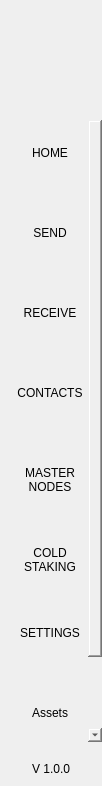
<?xml version="1.0" encoding="UTF-8"?>
<ui version="4.0">
 <class>NavMenuWidget</class>
 <widget class="QWidget" name="NavMenuWidget">
  <property name="geometry">
   <rect>
    <x>0</x>
    <y>0</y>
    <width>102</width>
    <height>786</height>
   </rect>
  </property>
  <property name="windowTitle">
   <string>Form</string>
  </property>
  <property name="styleSheet">
   <string notr="true">padding:0px;
border:none;
margin:0px;</string>
  </property>
  <layout class="QVBoxLayout" name="verticalLayout">
   <property name="spacing">
    <number>0</number>
   </property>
   <property name="leftMargin">
    <number>0</number>
   </property>
   <property name="topMargin">
    <number>0</number>
   </property>
   <property name="rightMargin">
    <number>0</number>
   </property>
   <property name="bottomMargin">
    <number>0</number>
   </property>
   <item>
    <widget class="QWidget" name="navContainer_2" native="true">
     <layout class="QVBoxLayout" name="navContainer" stretch="0,0,0,0">
      <property name="spacing">
       <number>0</number>
      </property>
      <property name="leftMargin">
       <number>0</number>
      </property>
      <property name="topMargin">
       <number>0</number>
      </property>
      <property name="rightMargin">
       <number>0</number>
      </property>
      <property name="bottomMargin">
       <number>10</number>
      </property>
      <item>
       <widget class="QPushButton" name="imgLogo">
        <property name="minimumSize">
         <size>
          <width>0</width>
          <height>120</height>
         </size>
        </property>
        <property name="focusPolicy">
         <enum>Qt::NoFocus</enum>
        </property>
        <property name="text">
         <string/>
        </property>
        <property name="iconSize">
         <size>
          <width>64</width>
          <height>64</height>
         </size>
        </property>
       </widget>
      </item>
      <item>
       <widget class="QScrollArea" name="scrollAreaNav">
        <property name="sizePolicy">
         <sizepolicy hsizetype="Expanding" vsizetype="Expanding">
          <horstretch>0</horstretch>
          <verstretch>0</verstretch>
         </sizepolicy>
        </property>
        <property name="minimumSize">
         <size>
          <width>0</width>
          <height>0</height>
         </size>
        </property>
        <property name="styleSheet">
         <string notr="true">QScrollBar {
height:0px;
 width:0px;
}

#scrollAreaNav{
background-color:transparent;
}</string>
        </property>
        <property name="horizontalScrollBarPolicy">
         <enum>Qt::ScrollBarAlwaysOff</enum>
        </property>
        <property name="sizeAdjustPolicy">
         <enum>QAbstractScrollArea::AdjustToContents</enum>
        </property>
        <property name="widgetResizable">
         <bool>true</bool>
        </property>
        <property name="alignment">
         <set>Qt::AlignLeading|Qt::AlignLeft|Qt::AlignTop</set>
        </property>
        <widget class="QWidget" name="scrollAreaNavVert">
         <property name="geometry">
          <rect>
           <x>0</x>
           <y>0</y>
           <width>102</width>
           <height>640</height>
          </rect>
         </property>
         <property name="sizePolicy">
          <sizepolicy hsizetype="Preferred" vsizetype="Expanding">
           <horstretch>0</horstretch>
           <verstretch>0</verstretch>
          </sizepolicy>
         </property>
         <property name="minimumSize">
          <size>
           <width>0</width>
           <height>0</height>
          </size>
         </property>
         <property name="autoFillBackground">
          <bool>false</bool>
         </property>
         <property name="styleSheet">
          <string notr="true">#scrollAreaNavVert{
background-color:transparent;
}</string>
         </property>
         <layout class="QVBoxLayout" name="verticalLayout_3">
          <property name="spacing">
           <number>0</number>
          </property>
          <property name="sizeConstraint">
           <enum>QLayout::SetDefaultConstraint</enum>
          </property>
          <property name="leftMargin">
           <number>0</number>
          </property>
          <property name="topMargin">
           <number>0</number>
          </property>
          <property name="rightMargin">
           <number>0</number>
          </property>
          <property name="bottomMargin">
           <number>0</number>
          </property>
          <item>
           <widget class="QToolButton" name="btnDashboard">
            <property name="minimumSize">
             <size>
              <width>100</width>
              <height>80</height>
             </size>
            </property>
            <property name="text">
             <string>HOME
</string>
            </property>
            <property name="iconSize">
             <size>
              <width>32</width>
              <height>32</height>
             </size>
            </property>
            <property name="checkable">
             <bool>true</bool>
            </property>
            <property name="checked">
             <bool>true</bool>
            </property>
            <property name="autoExclusive">
             <bool>true</bool>
            </property>
           </widget>
          </item>
          <item>
           <widget class="QToolButton" name="btnSend">
            <property name="minimumSize">
             <size>
              <width>100</width>
              <height>80</height>
             </size>
            </property>
            <property name="text">
             <string>SEND
</string>
            </property>
            <property name="iconSize">
             <size>
              <width>32</width>
              <height>32</height>
             </size>
            </property>
            <property name="checkable">
             <bool>true</bool>
            </property>
            <property name="autoExclusive">
             <bool>true</bool>
            </property>
           </widget>
          </item>
          <item>
           <widget class="QToolButton" name="btnReceive">
            <property name="minimumSize">
             <size>
              <width>100</width>
              <height>80</height>
             </size>
            </property>
            <property name="text">
             <string>RECEIVE
</string>
            </property>
            <property name="checkable">
             <bool>true</bool>
            </property>
            <property name="autoExclusive">
             <bool>true</bool>
            </property>
           </widget>
          </item>
          <item>
           <widget class="QToolButton" name="btnAddress">
            <property name="minimumSize">
             <size>
              <width>100</width>
              <height>80</height>
             </size>
            </property>
            <property name="text">
             <string>CONTACTS
</string>
            </property>
            <property name="iconSize">
             <size>
              <width>32</width>
              <height>32</height>
             </size>
            </property>
            <property name="checkable">
             <bool>true</bool>
            </property>
            <property name="autoExclusive">
             <bool>true</bool>
            </property>
           </widget>
          </item>
          <item>
           <widget class="QToolButton" name="btnMaster">
            <property name="minimumSize">
             <size>
              <width>100</width>
              <height>80</height>
             </size>
            </property>
            <property name="text">
             <string>MASTER
NODES</string>
            </property>
            <property name="iconSize">
             <size>
              <width>32</width>
              <height>32</height>
             </size>
            </property>
            <property name="checkable">
             <bool>true</bool>
            </property>
            <property name="autoExclusive">
             <bool>true</bool>
            </property>
           </widget>
          </item>
          <item>
           <widget class="QToolButton" name="btnColdStaking">
            <property name="minimumSize">
             <size>
              <width>100</width>
              <height>80</height>
             </size>
            </property>
            <property name="text">
             <string>COLD
STAKING</string>
            </property>
            <property name="iconSize">
             <size>
              <width>32</width>
              <height>32</height>
             </size>
            </property>
            <property name="checkable">
             <bool>true</bool>
            </property>
            <property name="autoExclusive">
             <bool>true</bool>
            </property>
           </widget>
          </item>
          <item>
           <widget class="QToolButton" name="btnSettings">
            <property name="minimumSize">
             <size>
              <width>100</width>
              <height>80</height>
             </size>
            </property>
            <property name="text">
             <string>SETTINGS
</string>
            </property>
            <property name="iconSize">
             <size>
              <width>32</width>
              <height>32</height>
             </size>
            </property>
            <property name="checkable">
             <bool>true</bool>
            </property>
            <property name="autoExclusive">
             <bool>true</bool>
            </property>
           </widget>
          </item>
          <item>
           <widget class="QToolButton" name="btnTokens">
            <property name="minimumSize">
             <size>
              <width>100</width>
              <height>80</height>
             </size>
            </property>
            <property name="text">
             <string>Assets
</string>
            </property>
            <property name="iconSize">
             <size>
              <width>32</width>
              <height>32</height>
             </size>
            </property>
            <property name="checkable">
             <bool>true</bool>
            </property>
            <property name="autoExclusive">
             <bool>true</bool>
            </property>
           </widget>
          </item>
          <item>
           <widget class="QToolButton" name="btnGovernance">
            <property name="minimumSize">
             <size>
              <width>100</width>
              <height>80</height>
             </size>
            </property>
            <property name="text">
             <string>DAO</string>
            </property>
            <property name="iconSize">
             <size>
              <width>32</width>
              <height>32</height>
             </size>
            </property>
            <property name="checkable">
             <bool>true</bool>
            </property>
            <property name="autoExclusive">
             <bool>true</bool>
            </property>
           </widget>
          </item>
         </layout>
        </widget>
       </widget>
      </item>
      <item>
       <spacer name="verticalSpacer">
        <property name="orientation">
         <enum>Qt::Vertical</enum>
        </property>
        <property name="sizeType">
         <enum>QSizePolicy::Minimum</enum>
        </property>
        <property name="sizeHint" stdset="0">
         <size>
          <width>20</width>
          <height>20</height>
         </size>
        </property>
       </spacer>
      </item>
      <item alignment="Qt::AlignHCenter">
       <widget class="QLabel" name="labelVersion">
        <property name="maximumSize">
         <size>
          <width>16777215</width>
          <height>60</height>
         </size>
        </property>
        <property name="text">
         <string>V 1.0.0</string>
        </property>
        <property name="alignment">
         <set>Qt::AlignBottom|Qt::AlignHCenter</set>
        </property>
       </widget>
      </item>
     </layout>
    </widget>
   </item>
  </layout>
 </widget>
 <resources/>
 <connections/>
</ui>
